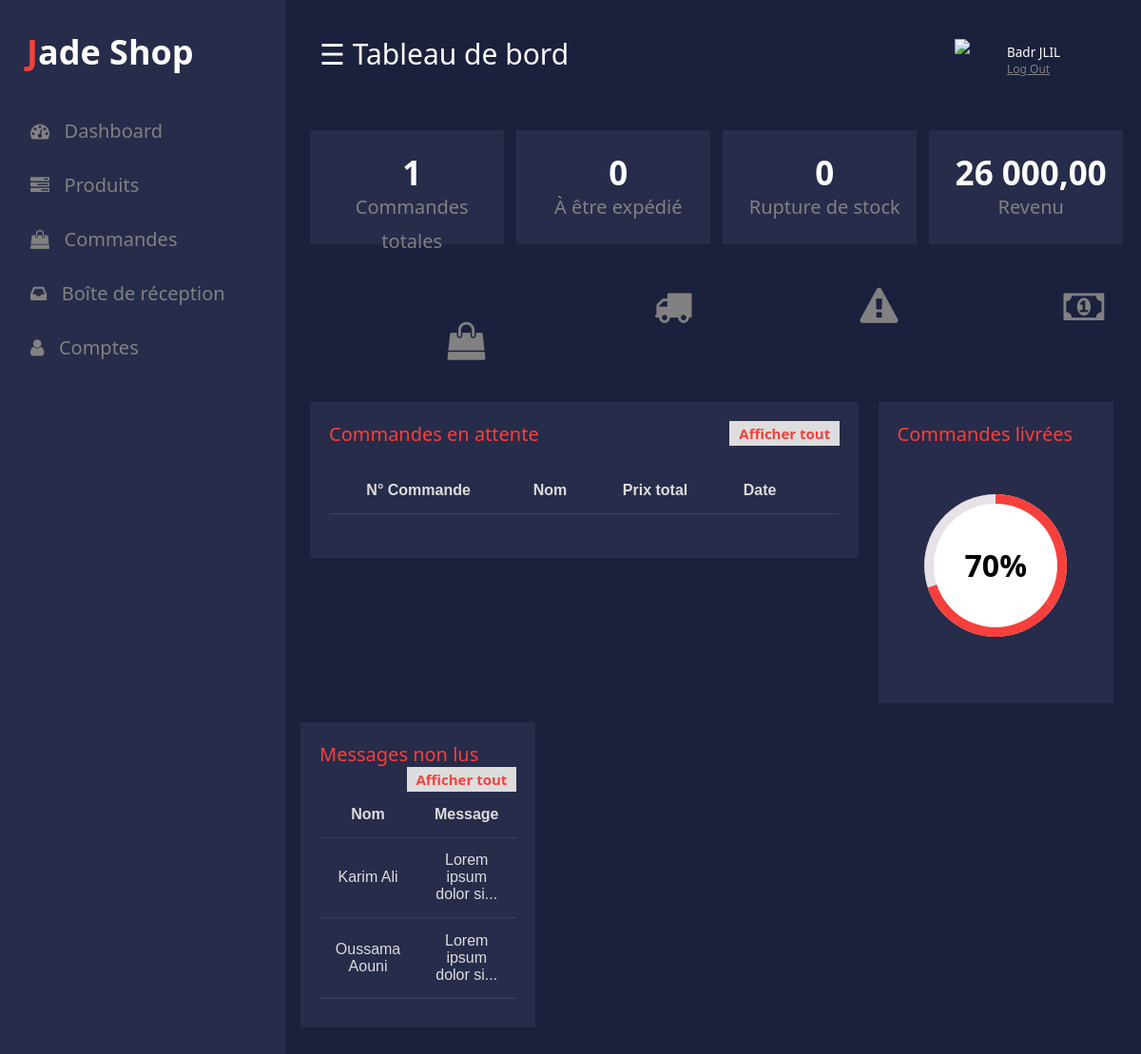
Page /admin/index.php (signed in) on the committed database.
### tables this page shows
CREATE TABLE `clients` (
  `idClient` int(11) NOT NULL AUTO_INCREMENT,
  `prenom` varchar(10) NOT NULL,
  `nom` varchar(10) NOT NULL,
  `email` varchar(35) NOT NULL,
  `password` varchar(20) NOT NULL,
  `type` varchar(15) NOT NULL DEFAULT 'Utilisateur',
  PRIMARY KEY (`idClient`),
  UNIQUE KEY `email` (`email`)
);

CREATE TABLE `messages` (
  `id` int(11) NOT NULL AUTO_INCREMENT,
  `message` varchar(1000) NOT NULL,
  `statut` varchar(10) NOT NULL DEFAULT 'Unread',
  `prenom` varchar(15) NOT NULL,
  `nom` varchar(15) NOT NULL,
  `date` timestamp NOT NULL DEFAULT current_timestamp() ON UPDATE current_timestamp(),
  `email` varchar(100) NOT NULL,
  `telephone` int(9) NOT NULL,
  PRIMARY KEY (`id`)
);

### admin/index.php (the view, shortened to what this page needs)
<?php
  require_once("../connexion.php");
  $sql="SELECT COUNT(*) AS 'total_orders', SUM(prix_total) AS 'total_earning' FROM Commandes WHERE status != 'Annule'";
  $total=mysqli_fetch_assoc(mysqli_query($connexion,$sql));
  $sql="SELECT COUNT(*) AS 'total' FROM Articles WHERE quantite <1 AND status = 'active'";
  $outofstock=mysqli_fetch_assoc(mysqli_query($connexion,$sql));
  $sql="SELECT COUNT(*) AS 't_p' FROM Commandes WHERE status = 'En attente'";
  $total_pending_orders=mysqli_fetch_assoc(mysqli_query($connexion,$sql));
?>
<!Doctype HTML>
<html>
<head>
	<link rel="stylesheet" href="../css/dashboard.css" type="text/css"/>
	<link rel="stylesheet" href="https://cdnjs.cloudflare.com/ajax/libs/font-awesome/4.7.0/css/font-awesome.min.css">
</head>
<body>
<?php include '../comp/admin_header.php';  ?>
	<div class="col-div-3">
		<div class="box">
			<p><?php echo $total['total_orders'] ?><br/><span>Commandes totales</span></p>
			<i class="fa fa-shopping-bag box-icon"></i>
		</div>
	</div>
	<div class="col-div-3">
		<div class="box">
			<p><?php echo $total_pending_orders['t_p']; ?><br/><span>À être expédié</span></p>
			<i class="fa fa-truck box-icon"></i>
		</div>
	</div>
	<div class="col-div-3">
		<div class="box">
			<p><?php echo $outofstock['total'] ?><br/><span>Rupture de stock</span></p>
			<i class="fa fa-exclamation-triangle box-icon"></i>
		</div>
	</div>
	<div class="col-div-3">
		<div class="box">
			<p><?php echo number_format($total['total_earning'], 2, ',', ' ')?><br/><span>Revenu</span></p>
			<i class="fa fa-money box-icon"></i>
		</div>
	</div>
	<br/><br/>
	<div class="col-div-8">
		<div class="box-8">
		<div class="content-box">
			<p>Commandes en attente <span><a href="orders.php" style="text-decoration:none; color:#f7403b; font-weight:bold;">Afficher tout</a></span></p>
			<br/>
      <table>
        <tr>
          <th>N° Commande</th>
          <th>Nom</th>
          <th>Prix total</th>
          <th>Date</th>
          <th></th>
        </tr>
      </table>
		</div>
	</div>
	</div>
        <div class="col-div-4">
          <div class="box-4">
          <div class="content-box">
            <p>Commandes livrées</p>
            <div class="circle-wrap">
          <div class="circle">
          <div class="inside-circle"> 70% </div>
          </div>
        </div>
      </div>
    </div>
	</div>
<?php
require_once("../connexion.php");
$requete="select prenom, nom ,substr(message,1,20) as messageko,statut from messages where Statut='Unread'";
$reponse=mysqli_query($connexion,$requete);
?>
  <div class="col-div-5">
  <div class="box-4">
		<div class="content-box">
			<p>Messages non lus <span><a href="inbox.php" style="text-decoration:none; color:#f7403b; font-weight:bold;">Afficher tout</a></span></p>
			<br/>
      <table>
        <tr>
          <th>Nom</th>
          <th>Message</th>
        </tr>
        <tr>
        <?php
          $i=0;
          while($row=mysqli_fetch_assoc($reponse)){
          if($i==3){
          break;
          }
          else{
        ?>
      <tr>
        <td><?php echo $row['prenom'] . " " . $row['nom']?></td>
        <td><?php echo $row['messageko'] . "..."?></td>
      </tr>
      <?php
      $i=$i+1;
          }
        }
      ?>
        </tr>
      </table>
		</div>
	</div>
	</div>
</div>
</body>
</html>

### comp/admin_header.php (shortened to what this page needs)
<?php
if(isset($_SESSION['user_id'])){
  $user_id = $_SESSION['user_id'];
  $sql="SELECT prenom, nom FROM Clients WHERE idClient = $user_id AND type = 'Administrateur'";
  $query_user=mysqli_query($connexion,$sql);
  $user=mysqli_fetch_assoc($query_user);
}else{
  header("location:login.php");
}
?>
<div id="mySidenav" class="sidenav">
	<p class="logo"><span>J</span>ade Shop</p>
  <a href="index.php" class="icon-a"><i class="fa fa-dashboard icons"></i> &nbsp;&nbsp;Dashboard</a>
  <a href="products.php" class="icon-a"><i class="fa fa-tasks icons"></i> &nbsp;&nbsp;Produits</a>
  <a href="orders.php" class="icon-a"><i class="fa fa-shopping-bag icons"></i> &nbsp;&nbsp;Commandes</a>
  <a href="inbox.php" class="icon-a"><i class="fa fa-inbox icons"></i> &nbsp;&nbsp;Boîte de réception</a>
  <a href="users.php" class="icon-a"><i class="fa fa-user icons"></i> &nbsp;&nbsp;Comptes</a>
</div>
<div id="main">
	<div class="head">
		<div class="col-div-6">
<span style="font-size:30px;cursor:pointer; color: white;" class="nav"  >&#9776; Tableau de bord</span>
</div>
	<div class="col-div-6">
	  <div class="profile">
      <img src="images/user.png" class="pro-img" />
      <p><?php echo $user['prenom'] . " " . $user['nom'] ?> <span><a style=" color:gray;" href="admin_logout.php">Log Out</a></span></p>
  </div>
  </div>
</div>
<br/>

### css/dashboard.css (style rules this page uses)
body { margin:0px; padding: 0px; background-color:#1b203d; font-family: system-ui; }
.logo { margin: 0px; margin-left: 28px; font-weight: bold; color: white; margin-bottom: 30px; }
.logo span { color: #f7403b; }
.sidenav { height: 140%; width: 300px; position: fixed; top: 0; left: 0; background-color: #272c4a; overflow: hidden; transition: 0.5s; padding-top: 30px; }
.sidenav a { padding: 15px 8px 15px 32px; text-decoration: none; font-size: 20px; color: #818181; display: block; transition: 0.3s; }
.sidenav { position: absolute; top: 0; right: 25px; font-size: 36px; }
#main { transition: margin-left .5s; padding: 16px; margin-left: 300px; }
.head { padding:20px; }
.col-div-6 { width: 50%; float: left; }
.profile { display: inline-block; float: right; width: 160px; }
.pro-img { float: left; width: 40px; margin-top: 5px; }
.profile p { color: white; font-weight: 500; margin-left: 55px; margin-top: 10px; font-size: 13.5px; }
.profile p span { font-weight: 400; font-size: 12px; display: block; color: #8e8b8b; }
.col-div-3 { width: 25%; float: left; text-align: center; }
.box { width: 85%; height: 100px; background-color: #272c4a; margin-left: 10px; padding:10px; }
.box p { font-size: 35px; color: white; font-weight: bold; line-height: 30px; padding-left: 10px; margin-top: 20px; display: inline-block; }
.box p span { font-size: 20px; font-weight: 400; color: #818181; }
.box-icon { font-size: 40px!important; float: right; margin-top: 35px!important; color: #818181; padding-right: 10px; }
.col-div-8 { width: 70%; float: left; }
.col-div-4 { width: 30%; float: left; }
.content-box { padding: 20px; }
.content-box p { margin: 0px; font-size: 20px; color: #f7403b; }
.content-box p span { float: right; background-color: #ddd; padding: 3px 10px; font-size: 15px; }
.box-8, .box-4 { width: 95%; background-color: #272c4a; height: 100%; }
.col-div-5 { margin-top: 20px; float: left; width: 30%; }
.box-8 { margin-left: 10px; }
table { font-family: arial, sans-serif; border-collapse: collapse; width: 100%; margin-bottom: 5%; }
td, th { text-align: center; padding:15px; color: #ddd; border-bottom: 1px solid #81818140; }
.circle-wrap { margin: 50px auto; width: 150px; height: 150px; background: #e6e2e7; border-radius: 50%; }
.circle-wrap .inside-circle { width: 130px; height: 130px; border-radius: 50%; background: #fff; line-height: 130px; text-align: center; margin-top: 10px; margin-left: 10px; position: absolute; z-index: 100; font-weight: 700; font-size: 2em; }

### rows in the picture
clients: prenom "Badr", nom "JLIL"
messages: prenom "Karim", nom "Ali", messageko "Lorem ipsum dolor si"
messages: prenom "Oussama", nom "Aouni", messageko "Lorem ipsum dolor si"

### other values in the picture
$total['total_orders'] "1"
$total_pending_orders['t_p'] "0"
$outofstock['total'] "0"
$total['total_earning'] "26 000,00"
